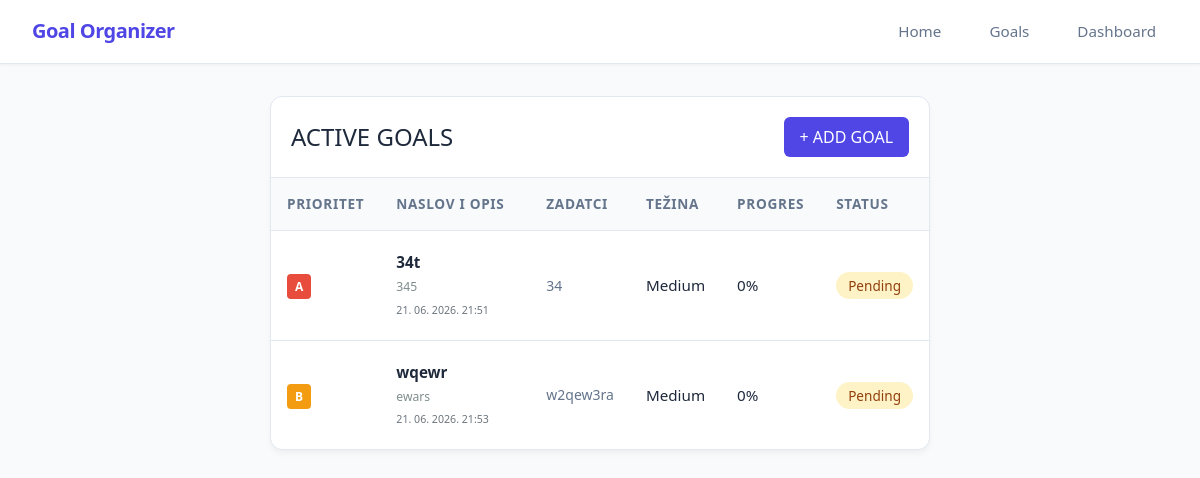
The app's page /goals, older data.
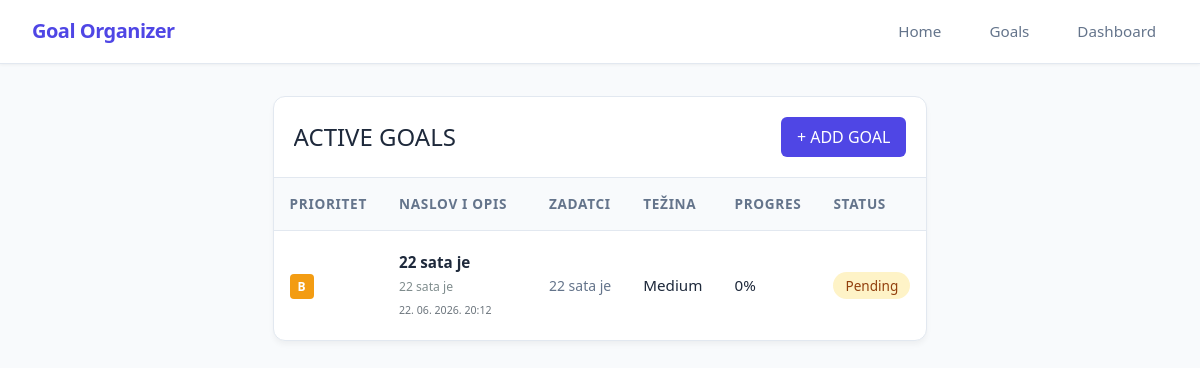
The same page, newer data.
### app/models_db.py (models this page shows, shortened)
class Goal(db.Model):
    id = db.Column(db.Integer, primary_key=True)
    title = db.Column(db.String(100), nullable=False)
    description = db.Column(db.Text, nullable=False)
    tasks = db.Column(db.JSON, nullable=True, default=[])
    is_completed = db.Column(db.Boolean, default=False)
    progress_percentage = db.Column(db.Float, default=0.0)
    difficulty = db.Column(db.String(20), nullable=False, default='Medium')
    priority = db.Column(db.String(1), nullable=False, default='b')
    created_at = db.Column(db.DateTime, default=datetime.now(timezone.utc), nullable=False)

### app/routes.py (the view)
@main.route('/goals')
def show_goals():
    goals = Goal.query.order_by(Goal.priority.asc()).all()
    return render_template('goals.html', goals=goals)

### app/templates/goals.html (shortened to what this page needs)
{% extends 'base.html' %}
{% block content %}
<div class="container">
    <div class="table-container">
        <div style="padding: 1.25rem; border-bottom: 1px solid var(--border-color); display: flex; justify-content: space-between; align-items: center;">
            <h1 class="goals_header">active goals</h1>
            <button id="open_form_btn" style="background-color: var(--primary); color: white; border: none; padding: 0.5rem 1rem; border-radius: 6px; cursor: pointer; font-weight: 500;">+ ADD GOAL</button>
        </div>
        <table>
            <thead>
                <tr>
                    <th>Prioritet</th>
                    <th>Naslov i Opis</th>
                    <th>Zadatci</th>
                    <th>Težina</th>
                    <th>Progres</th>
                    <th>Status</th>
                </tr>
            </thead>
            <tbody>
                {% for goal in goals %}
                <tr class="clickable-row" data-href=" {{ url_for('main.view_goal', goal_id=goal.id) }}">
                    <td><span class="badge badge-{{ goal.priority }}">{{ goal.priority }}</span></td>
                    <td style="width: 150px;">
                        <a href="{{ url_for('main.view_goal', goal_id=goal.id) }}" class="goal-link">
                                <h1><strong>{{ goal.title }}</strong></h1>
                        </a>
                        <small style="color: #7f8c8d; width: 100px;">{{ goal.description or 'Nema opisa' }}</small><br>
                        <small class="date">{{ goal.created_at.strftime('%d. %m. %Y. %H:%M') }}</small>
                    </td>
                    <td>
                        {% if goal.tasks %}
                        <ul>
                            {% for task in goal.tasks.split(',') %}
                                {% if task.strip() %}
                                    <li>{{ task.strip() }}</li>
                                {% endif %}
                            {% endfor %}
                        </ul>
                        {% else %}
                        <small style="color: #b2bec3;">Nema zadataka</small>
                        {% endif %}
                    </td>
                    <td>{{ goal.difficulty }}</td>
                    <td>{{ goal.progress_percentage | round | int }}%</td>
                    <td>
                        {% if goal.is_completed %}
                        <span class="status-done">Completed</span>
                        {% else %}
                        <span class="status-pending">Pending</span>
                        {% endif %}
                    </td>
                </tr>
                {% else %}
                <tr>
                    <td colspan="6" style="text-align: center; color: #7f8c8d;">Trenutno nema spremljenih ciljeva. Dodaj svoj prvi cilj iznad!</td>
                </tr>
                {% endfor %}
            </tbody>
        </table>
    </div>
</div>
{% endblock %}

Row changes from the older to the newer data that the page shows:
removed Goal: priority "A", title "34t", description "345", created_at "21. 06. 2026. 21:51", strip "34", difficulty "Medium", progress_percentage "0", is_completed "Pending"
removed Goal: priority "B", title "wqewr", description "ewars", created_at "21. 06. 2026. 21:53", strip "w2qew3ra", difficulty "Medium", progress_percentage "0", is_completed "Pending"
added Goal: priority "B", title "22 sata je", description "22 sata je", created_at "22. 06. 2026. 20:12", strip "22 sata je", difficulty "Medium", progress_percentage "0", is_completed "Pending"
